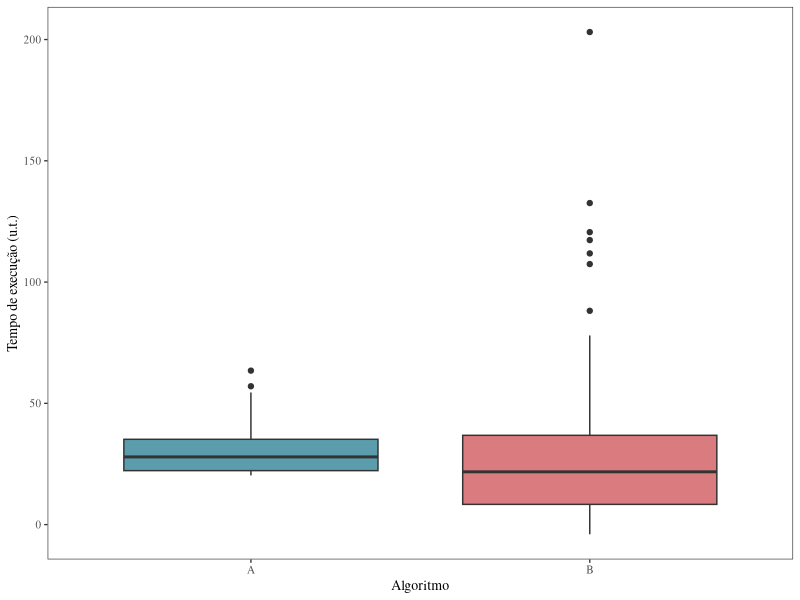
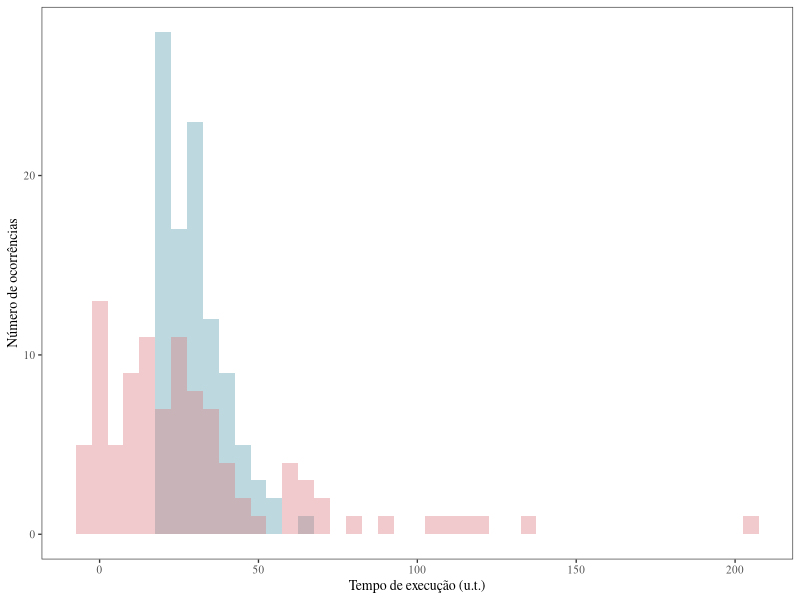
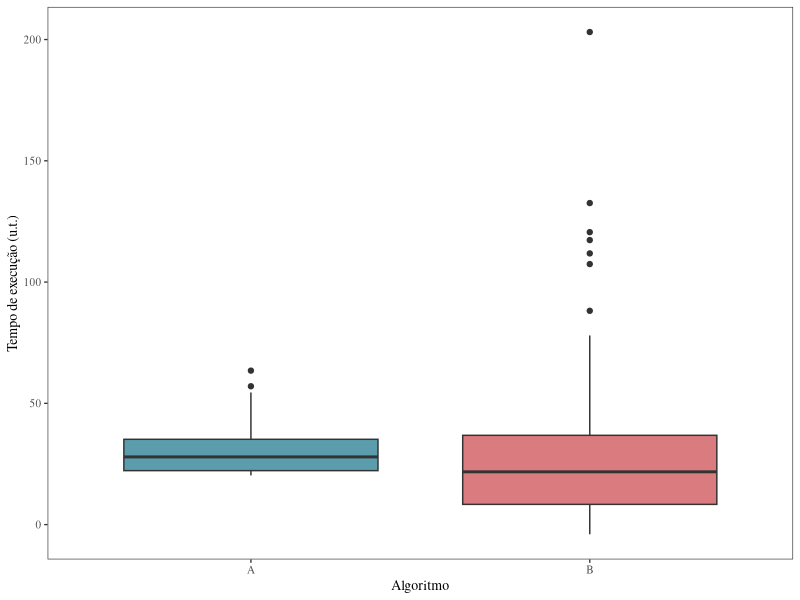
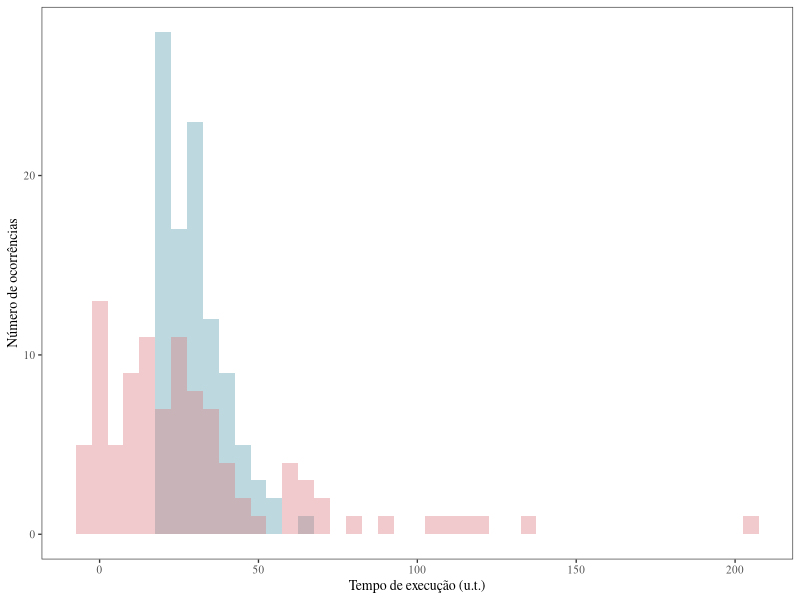

R code for these plots, in order:
## ---- chunk 1
set.seed(1234)
A_completo<-(100*rexp(n = 100, rate=10))
B_completo<-(100*rexp(n=100, rate = 3))
A_completo<-A_completo - mean(A_completo) + 30
B_completo<-B_completo - mean(B_completo) + 30
dados<-cbind(A_completo, B_completo)
colnames(dados)<-c("A", "B")
dados<-as.data.frame(dados)
## ---- chunk 2
library(tidyr)
dados<-gather(dados, chave, valores)
## ---- chunk 3
library(ggplot2)

mytheme <- theme_bw(base_size=10, base_family = "Times") + 
      theme(panel.background=element_blank(), 
          text=element_text(size=10), 
          plot.title = element_text(size=10),  
          legend.title = element_blank(), 
          legend.position = "none",
          panel.grid.major = element_blank(), 
          panel.grid.minor = element_blank()) 

c <- ggplot(dados, aes(factor(chave), valores)) +
    geom_boxplot(aes(fill = factor(chave))) + 
    mytheme +
    scale_color_manual(values=c("#5B9DAD", "#D97B7F")) +
    scale_fill_manual(values=c("#5B9DAD", "#D97B7F")) +
#+ guides(fill = FALSE)
    labs(x = "Algoritmo", y = "Tempo de execução (u.t.)");
c
## ---- chunk 4
pdf(file="../figuras/algsAB_boxplot.pdf", width=2.5, height=1.8, useDingbats = FALSE)
c
dev.off()
## ---- chunk 5
h <- ggplot(dados, aes(x = valores, fill = chave)) + 
    geom_histogram(alpha = 0.4, position = "identity", binwidth = 5) +
    mytheme +
    scale_color_manual(values=c("#5B9DAD", "#D97B7F")) +
    scale_fill_manual(values=c("#5B9DAD", "#D97B7F")) +
    labs(x = "Tempo de execução (u.t.)", y = "Número de ocorrências");
h
## ---- chunk 6
pdf(file="../figuras/algsAB_histograma.pdf", width=2.75, height=1.8, useDingbats = FALSE)
h
dev.off()
